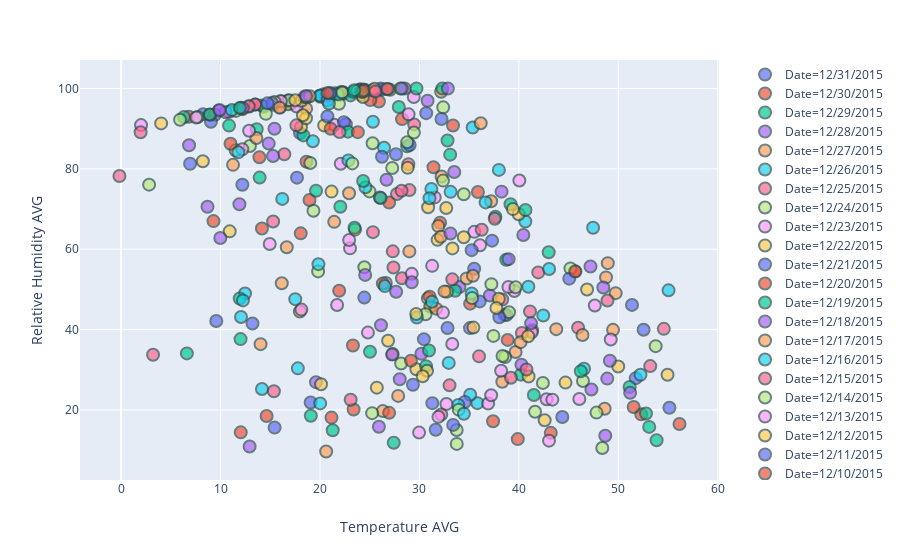

The notebook cell this image was saved under:
### Code cell
import plotly.express as px
fig=px.scatter(weather,x="Temperature AVG",y="Relative Humidity AVG",
             color="Date",opacity=0.7)
fig.update_traces(marker=dict(size=12,line=dict(width=2,color="DarkSlateGrey")),
                 selector=dict(mode="markers"))
fig.show()
